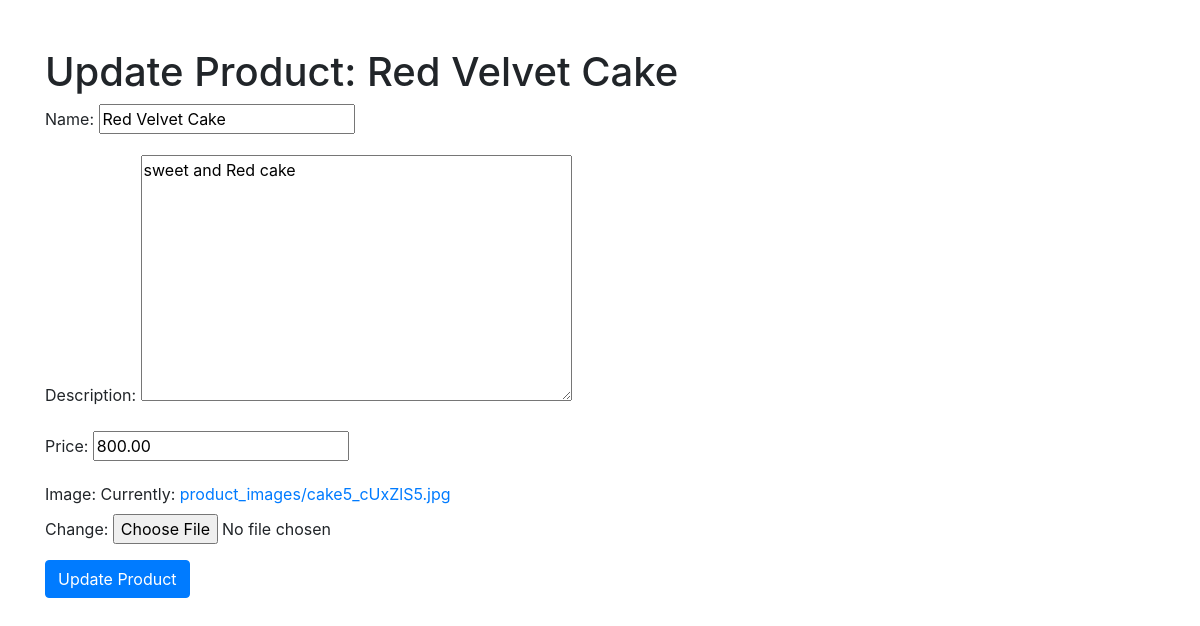
The page /update-product/9/ (signed in) on the database its author committed.
### bakery_app/models.py (models this page shows, shortened)
class BakeryProduct(models.Model):
    name = models.CharField(max_length=100)
    description = models.TextField()
    price = models.DecimalField(max_digits=6, decimal_places=2)
    image = models.ImageField(upload_to='product_images/')

### bakery_app/views.py (the view)
# urls.py: path('update-product/<int:product_id>/', views.update_product, name='update_product'),  # URL pattern for updating product
@user_passes_test(is_admin)  # Restrict access to admin users
def update_product(request, product_id):
    product = get_object_or_404(BakeryProduct, id=product_id)  # Get the product to update
    if request.method == 'POST':
        form = ProductForm(request.POST, request.FILES, instance=product)  # Update form with existing product
        if form.is_valid():
            form.save()  # Save the updated product
            messages.success(request, 'Product updated successfully.')
            return redirect('all_products')  # Redirect to the product list
    else:
        form = ProductForm(instance=product)  # Populate the form with existing product data
    return render(request, 'update_product.html', {'form': form, 'product': product})  # Render the update product template

### bakery_app/forms.py
class ProductForm(forms.ModelForm):
    class Meta:
        model = BakeryProduct  # Connect the form to the BakeryProduct model
        fields = ['name', 'description', 'price', 'image']  # Fields to include in the form

### bakery_app/views.py (called while the page is built)
def is_admin(user):
    return user.is_staff  # Change this as needed to suit your admin check

### bakery_app/templates/update_product.html (shortened to what this page needs)
<!DOCTYPE html>
<html lang="en">
<head>
    <link rel="stylesheet" href="https://stackpath.bootstrapcdn.com/bootstrap/4.5.2/css/bootstrap.min.css">
</head>
<body>
    <div class="container mt-5">
        <h1>Update Product: {{ product.name }}</h1>
        <form method="post" enctype="multipart/form-data">
            {{ form.as_p }}
            <button type="submit" class="btn btn-primary">Update Product</button>
        </form>
    </div>
</body>
</html>

### rows shown on the page
BakeryProduct: name "Red Velvet Cake", description "sweet and Red cake", price "800.00"
